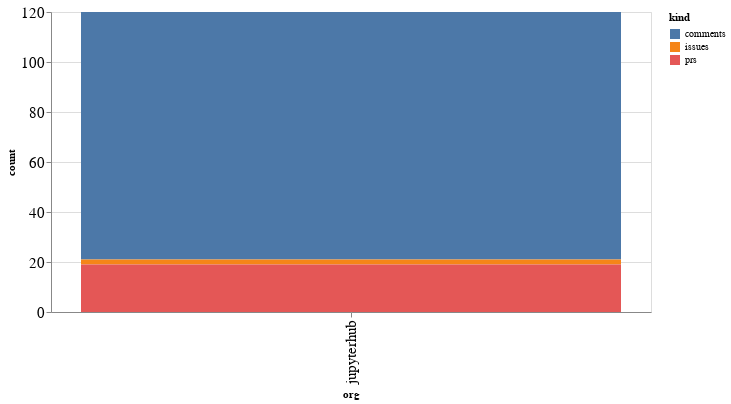

Notebook code cell kept with this figure:
### Code cell
alt.Chart(org_summaries, width=600).mark_bar().encode(
    x='org',
    y='count',
    color='kind',
    tooltip="org"
)

### Figure 1 — Vega-Lite specification as saved in the notebook (floating-point values rounded to 4 significant figures)
{"config": {"axisLeft": {"labelFontSize": 15}, "axisBottom": {"labelFontSize": 15}}, "data": {"name": "data-821c8e6e704fe9f89e76e5c0a9948591"}, "mark": "bar", "encoding": {"color": {"type": "nominal", "field": "kind"}, "tooltip": {"type": "nominal", "field": "org"}, "x": {"type": "nominal", "field": "org"}, "y": {"type": "quantitative", "field": "count"}}, "width": 600, "$schema": "https://vega.github.io/schema/vega-lite/v4.8.1.json", "datasets": {"data-821c8e6e704fe9f89e76e5c0a9948591": [{"org": "jupyterhub", "kind": "comments", "count": 99}, {"org": "jupyterhub", "kind": "issues", "count": 2}, {"org": "jupyterhub", "kind": "prs", "count": 19}]}}
